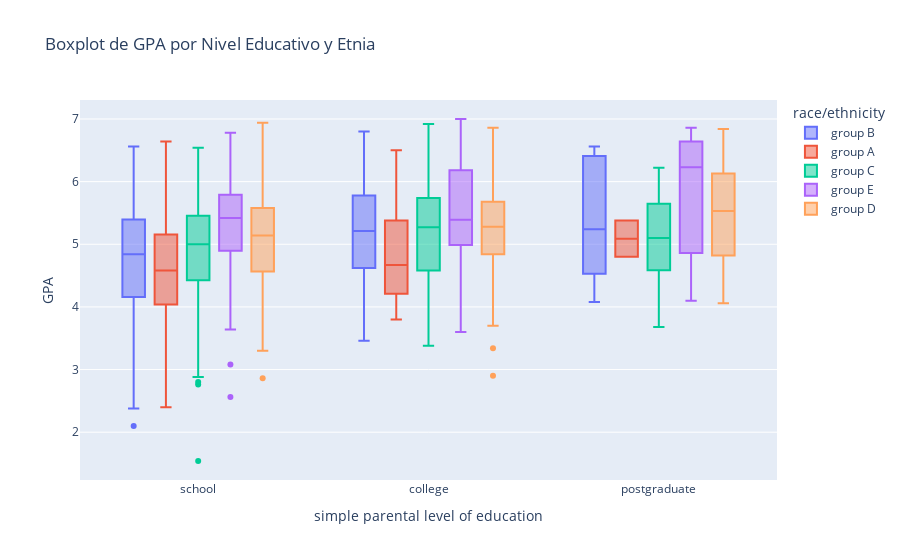

Write notebook code for a chart like this one.
### Markdown cell above
## Visualizaciones [0.5 Puntos]

Ahora, implemente un gráfico de caja en donde se muestre el GPA con respecto al nivel educacional y que la variable de color sea la etnicidad y luego comente.

### Code cell
# Crea el boxplot con Plotly Express
fig_boxplot = px.box(
    df_grades,
    x='simple parental level of education',
    y='GPA',
    title='Boxplot de GPA por Nivel Educativo y Etnia',
    color='race/ethnicity',
    category_orders={'simple parental level of education': ['school', 'college', 'postgraduate']}
)

# Mostrar el gráfico
fig_boxplot.show()

### Figure 1 — Plotly figure (JSON) as saved in the notebook; plotly's stock layout.template omitted (floating-point values rounded to 4 significant figures; data arrays with more than 128 entries replaced by an {"elided": "..."} marker saying what was removed)
{"data": [{"alignmentgroup": "True", "hovertemplate": "race/ethnicity=group B<br>simple parental level of education=%{x}<br>GPA=%{y}<extra></extra>", "legendgroup": "group B", "marker": {"color": "#636efa"}, "name": "group B", "notched": false, "offsetgroup": "group B", "orientation": "v", "showlegend": true, "type": "box", "x": {"elided": "166 str values"}, "x0": " ", "xaxis": "x", "y": {"elided": "166 float values"}, "y0": " ", "yaxis": "y"}, {"alignmentgroup": "True", "hovertemplate": "race/ethnicity=group A<br>simple parental level of education=%{x}<br>GPA=%{y}<extra></extra>", "legendgroup": "group A", "marker": {"color": "#EF553B"}, "name": "group A", "notched": false, "offsetgroup": "group A", "orientation": "v", "showlegend": true, "type": "box", "x": ["college", "school", "college", "college", "college", "college", "college", "school", "school", "school", "college", "school", "college", "postgraduate", "school", "school", "college", "school", "school", "college", "school", "school", "school", "school", "school", "school", "postgraduate", "school", "college", "school", "school", "school", "school", "school", "college", "college", "college", "college", "school", "school", "school", "school", "school", "college", "school", "school", "school", "college", "school", "school", "school", "school", "college", "school", "college", "school", "school", "school", "college", "school", "school", "school", "school", "school", "school", "college", "school", "school", "school", "college", "school", "college", "school", "school", "college", "school", "school"], "x0": " ", "xaxis": "x", "y": [5.78, 3.46, 4.7, 5.02, 4.84, 3.96, 4.36, 4.96, 3.78, 4.84, 4.98, 4.26, 5.18, 4.8, 4.28, 4.24, 4.64, 4.68, 4.32, 4, 5.08, 2.4, 4.02, 5.38, 4.1, 4.68, 5.38, 6.64, 4.56, 4.12, 3.94, 4.1, 5.4, 6, 6.16, 4.08, 6.5, 5.52, 4.58, 5.08, 3.68, 3.88, 5.02, 3.8, 4.76, 3.36, 5.18, 4.54, 3.24, 6.34, 4.14, 5.66, 6.36, 5.72, 4.02, 5.62, 3.68, 3.48, 5.86, 3.6, 4.5, 5.68, 3.82, 5.08, 5.48, 5.24, 5.7, 4.38, 4.56, 4.34, 4.9, 4.64, 5.02, 4.66, 3.96, 4.54, 5.48], "y0": " ", "yaxis": "y"}, {"alignmentgroup": "True", "hovertemplate": "race/ethnicity=group C<br>simple parental level of education=%{x}<br>GPA=%{y}<extra></extra>", "legendgroup": "group C", "marker": {"color": "#00cc96"}, "name": "group C", "notched": false, "offsetgroup": "group C", "orientation": "v", "showlegend": true, "type": "box", "x": {"elided": "272 str values"}, "x0": " ", "xaxis": "x", "y": {"elided": "272 float values"}, "y0": " ", "yaxis": "y"}, {"alignmentgroup": "True", "hovertemplate": "race/ethnicity=group E<br>simple parental level of education=%{x}<br>GPA=%{y}<extra></extra>", "legendgroup": "group E", "marker": {"color": "#ab63fa"}, "name": "group E", "notched": false, "offsetgroup": "group E", "orientation": "v", "showlegend": true, "type": "box", "x": ["school", "school", "college", "college", "school", "school", "school", "college", "school", "college", "school", "school", "school", "school", "school", "college", "college", "postgraduate", "school", "school", "school", "school", "college", "college", "school", "school", "school", "postgraduate", "school", "school", "college", "school", "college", "school", "school", "college", "school", "college", "college", "college", "school", "college", "school", "school", "college", "college", "college", "college", "college", "school", "school", "college", "college", "college", "school", "college", "college", "college", "school", "school", "school", "school", "school", "school", "school", "college", "college", "college", "college", "school", "college", "college", "school", "school", "college", "school", "college", "school", "school", "school", "school", "college", "school", "college", "postgraduate", "college", "college", "school", "college", "school", "postgraduate", "college", "school", "college", "college", "school", "school", "school", "college", "school", "school", "school", "college", "college", "school", "college", "school", "school", "college", "postgraduate", "college", "school", "school", "postgraduate", "college", "college", "college", "college", "school", "school", "school"], "x0": " ", "xaxis": "x", "y": [5.64, 5.76, 5.54, 6.14, 5.96, 5.1, 6.14, 6.24, 5.42, 6.34, 5.1, 6.2, 5.36, 6.32, 5.1, 5.22, 5.92, 6.86, 5.52, 4.06, 6, 4.88, 5.2, 5.84, 4.74, 4.52, 4.36, 4.1, 3.64, 4.5, 4.98, 6.64, 5.14, 5.4, 5.56, 5.82, 5.84, 6.22, 6.22, 7, 4.88, 5, 5.52, 5.38, 4.2, 6.42, 4.82, 6.98, 5.88, 5.56, 5.72, 6.86, 5.34, 3.6, 5.82, 5.5, 5.7, 6.06, 2.56, 5.62, 4.04, 5.6, 5.72, 6.32, 5.68, 5, 7, 5.26, 6.76, 4.02, 4.86, 6.24, 6, 4.94, 4.62, 5.26, 5.48, 5.54, 5.08, 5.2, 4.66, 5.12, 6.3, 3.66, 6.18, 3.76, 5.28, 5.36, 4.42, 5.34, 6.64, 5.08, 6.78, 5.78, 6.52, 5.46, 5.52, 5.8, 4.8, 5.74, 4.44, 3.08, 5.08, 5.22, 5.9, 5.74, 4.98, 5.34, 4.96, 6.28, 4.44, 6.18, 5.94, 4.86, 5.44, 7, 4.12, 5.26, 4.62, 4.34, 5.2], "y0": " ", "yaxis": "y"}, {"alignmentgroup": "True", "hovertemplate": "race/ethnicity=group D<br>simple parental level of education=%{x}<br>GPA=%{y}<extra></extra>", "legendgroup": "group D", "marker": {"color": "#FFA15A"}, "name": "group D", "notched": false, "offsetgroup": "group D", "orientation": "v", "showlegend": true, "type": "box", "x": {"elided": "239 str values"}, "x0": " ", "xaxis": "x", "y": {"elided": "239 float values"}, "y0": " ", "yaxis": "y"}], "layout": {"boxmode": "group", "legend": {"title": {"text": "race/ethnicity"}, "tracegroupgap": 0}, "title": {"text": "Boxplot de GPA por Nivel Educativo y Etnia"}, "xaxis": {"anchor": "y", "categoryarray": ["school", "college", "postgraduate"], "categoryorder": "array", "domain": [0, 1], "title": {"text": "simple parental level of education"}}, "yaxis": {"anchor": "x", "domain": [0, 1], "title": {"text": "GPA"}}}}
